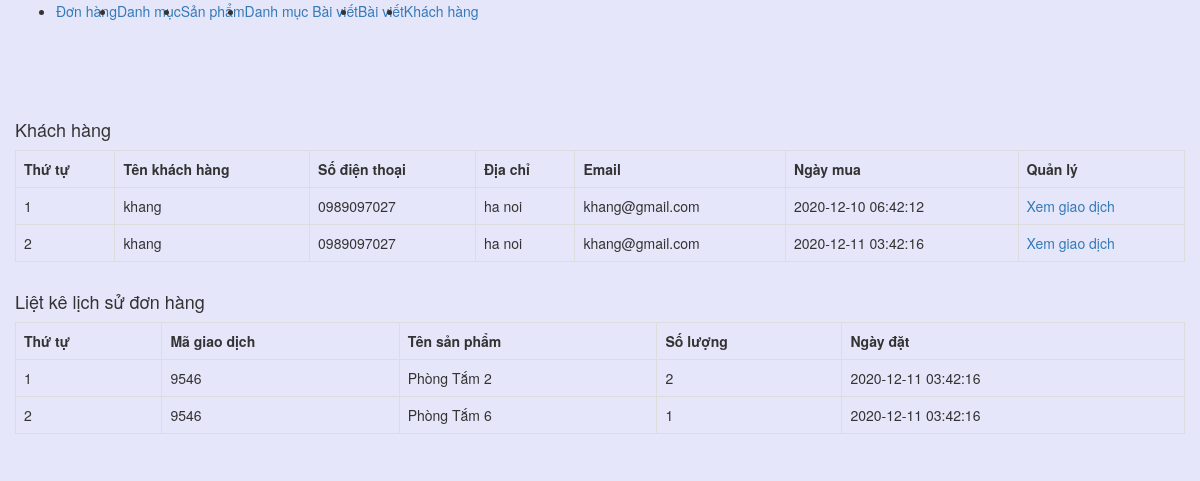
Screenshot of /admin/xulykhachhang.php?quanly=xemgiaodich&khachhang=9546 with the database file from the repository.
### tables this page shows
CREATE TABLE `tbl_giaodich` (
  `giaodich_id` int(11) NOT NULL,
  `sanpham_id` int(11) NOT NULL,
  `soluong` int(11) NOT NULL,
  `magiaodich` varchar(50) NOT NULL,
  `ngaythang` timestamp NOT NULL DEFAULT current_timestamp() ON UPDATE current_timestamp(),
  `khachhang_id` int(11) NOT NULL,
  `tinhtrangdon` int(11) NOT NULL DEFAULT 0,
  `huydon` int(11) NOT NULL DEFAULT 0
);

CREATE TABLE `tbl_khachhang` (
  `khachhang_id` int(11) NOT NULL,
  `name` varchar(100) NOT NULL,
  `phone` varchar(50) NOT NULL,
  `address` varchar(200) NOT NULL,
  `note` text NOT NULL,
  `email` varchar(150) NOT NULL,
  `password` varchar(100) NOT NULL,
  `giaohang` int(11) NOT NULL
);

CREATE TABLE `tbl_sanpham` (
  `sanpham_id` int(11) NOT NULL,
  `category_id` int(11) NOT NULL,
  `sanpham_name` varchar(255) NOT NULL,
  `sanpham_chitiet` text NOT NULL,
  `sanpham_mota` text NOT NULL,
  `sanpham_gia` varchar(100) NOT NULL,
  `sanpham_giakhuyenmai` varchar(100) NOT NULL,
  `sanpham_active` int(11) NOT NULL,
  `sanpham_hot` int(11) NOT NULL,
  `sanpham_soluong` int(11) NOT NULL,
  `sanpham_image` varchar(50) NOT NULL,
  `sanpham_anhchitiet` varchar(50) NOT NULL
);

### admin/xulykhachhang.php (the view, shortened to what this page needs)
<!DOCTYPE html>
<html lang="en">
<head>
	<link href="../css/bootstrap.css" rel="stylesheet" type="text/css" media="all" />
</head>
<body style="background-color: #E6E6FA">
	<nav class="navbar navbar-expand-lg navbar-light bg-light">
	  <div class="collapse navbar-collapse" id="navbarNav">
	    <ul class="navbar-nav">
	      <li class="nav-item active">
	        <a class="nav-link" href="xulydonhang.php">Đơn hàng <span class="sr-only">(current)</span></a>
	      </li>
	      <li class="nav-item">
	        <a class="nav-link" href="xulydanhmuc.php">Danh mục</a>
	      </li>
	      <li class="nav-item">
	        <a class="nav-link" href="xulysanpham.php">Sản phẩm</a>
	      </li>
	         <li class="nav-item">
	        <a class="nav-link" href="xulydanhmucbaiviet.php">Danh mục Bài viết</a>
	      </li>
	         <li class="nav-item">
	        <a class="nav-link" href="xulybaiviet.php">Bài viết</a>
	      </li>
	       <li class="nav-item">
	        <a class="nav-link" href="xulykhachhang.php">Khách hàng</a>
	      </li>
	    </ul>
	  </div>
	</nav><br><br>
	<div class="container-fluid">
		<div class="row">
			<div class="col-md-12">
				<h4>Khách hàng</h4>
				<?php
				$sql_select_khachhang = mysqli_query($con,"SELECT * FROM tbl_khachhang,tbl_giaodich WHERE tbl_khachhang.khachhang_id=tbl_giaodich.khachhang_id GROUP BY tbl_giaodich.magiaodich ORDER BY tbl_khachhang.khachhang_id DESC");
				?>
				<table class="table table-bordered ">
					<tr>
						<th>Thứ tự</th>
						<th>Tên khách hàng</th>
						<th>Số điện thoại</th>
						<th>Địa chỉ</th>
						<th>Email</th>
						<th>Ngày mua</th>
						<th>Quản lý</th>
					</tr>
					<?php
					$i = 0;
					while($row_khachhang = mysqli_fetch_array($sql_select_khachhang)){
						$i++;
					?>
					<tr>
						<td><?php echo $i; ?></td>
						<td><?php echo $row_khachhang['name']; ?></td>
						<td><?php echo $row_khachhang['phone']; ?></td>
						<td><?php echo $row_khachhang['address']; ?></td>
						<td><?php echo $row_khachhang['email'] ?></td>
						<td><?php echo $row_khachhang['ngaythang'] ?></td>
						<td><a href="?quanly=xemgiaodich&khachhang=<?php echo $row_khachhang['magiaodich'] ?>">Xem giao dịch</a></td>
					</tr>
					 <?php
					}
					?>
				</table>
			</div>
			<div class="col-md-12">
				<h4>Liệt kê lịch sử đơn hàng</h4>
				<?php
				if(isset($_GET['khachhang'])){
					$magiaodich = $_GET['khachhang'];
				}else{
					$magiaodich = '';
				}
				$sql_select = mysqli_query($con,"SELECT * FROM tbl_giaodich,tbl_khachhang,tbl_sanpham WHERE tbl_giaodich.sanpham_id=tbl_sanpham.sanpham_id AND tbl_khachhang.khachhang_id=tbl_giaodich.khachhang_id AND tbl_giaodich.magiaodich='$magiaodich' ORDER BY tbl_giaodich.giaodich_id DESC");
				?>
				<table class="table table-bordered ">
					<tr>
						<th>Thứ tự</th>
						<th>Mã giao dịch</th>
						<th>Tên sản phẩm</th>
						<th>Số lượng</th>
						<th>Ngày đặt</th>
					</tr>
					<?php
					$i = 0;
					while($row_donhang = mysqli_fetch_array($sql_select)){
						$i++;
					?>
					<tr>
						<td><?php echo $i; ?></td>
						<td><?php echo $row_donhang['magiaodich']; ?></td>
						<td><?php echo $row_donhang['sanpham_name']; ?></td>
						<td><?php echo $row_donhang['soluong'] ?></td>
						<td><?php echo $row_donhang['ngaythang'] ?></td>
					</tr>
					 <?php
					}
					?>
				</table>
			</div>
		</div>
	</div>
</body>
</html>

### rows the page displays
tbl_giaodich: khachhang.name "khang", khachhang.phone "0989097027", khachhang.address "ha noi", khachhang.email "khang@gmail.com", ngaythang "2020-12-10 06:42:12"
tbl_giaodich: khachhang.name "khang", khachhang.phone "0989097027", khachhang.address "ha noi", khachhang.email "khang@gmail.com", ngaythang "2020-12-11 03:42:16", magiaodich "9546", sanpham.sanpham_name "Phòng Tắm 6", soluong "1"
tbl_giaodich: magiaodich "9546", sanpham.sanpham_name "Phòng Tắm 2", soluong "2", ngaythang "2020-12-11 03:42:16"
